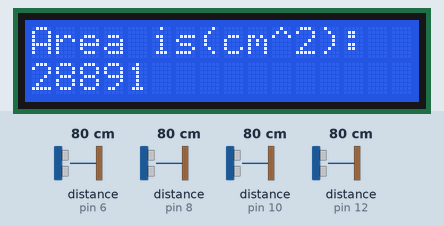
The sketch below on a simulated Arduino Uno, built with avr-gcc and run on an emulated ATmega328P. Shown: 16×2 character LCD. Wiring (inferred from the names in the program): 4 × ultrasonic range finder: trigger pin 7, echo pin 6 / trigger pin 9, echo pin 8 / trigger pin 11, echo pin 10 / trigger pin 13, echo pin 12. Inputs (shaded band) come from the test bench; at power-on: distance to the obstacle (sensors on pin 6, pin 8, pin 10, pin 12) 80 cm. The echo pulse lasts 58.3 µs per cm.

Above: at 1.2 s.
1.3 s: distance to the obstacle (sensor on pin 6) set to 2 cm
At 3.5 s:
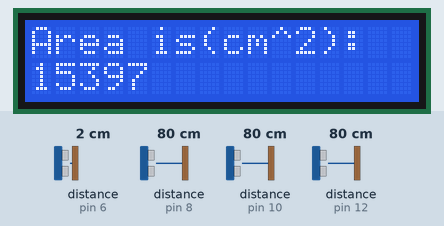
4.0 s: distance to the obstacle (sensor on pin 8) set to 2 cm
At 5.5 s:
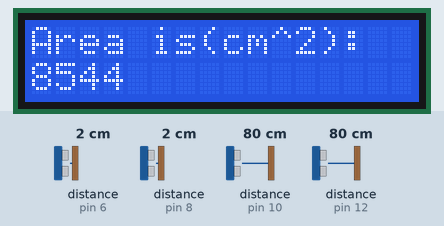
6.7 s: distance to the obstacle (sensor on pin 10) set to 35 cm
At 9.4 s:
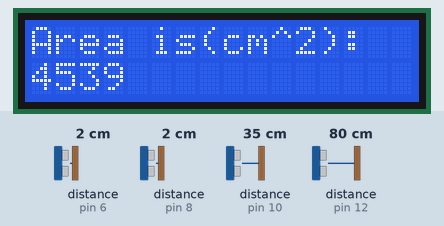
11.6 s: distance to the obstacle (sensor on pin 12) set to 2 cm
At 13.0 s:
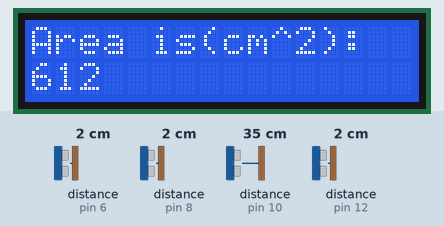
14.3 s: distance to the obstacle (sensor on pin 6) set to 4 cm
At 16.4 s:
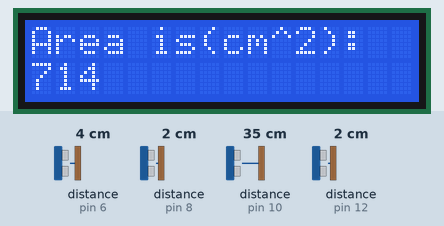
17.6 s: distance to the obstacle (sensor on pin 8) set to 4 cm
At 19.4 s:
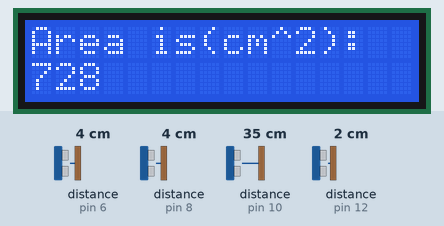
Timing chart, 0 to 20.9 s (numbered marks = the images above; inputs shaded):
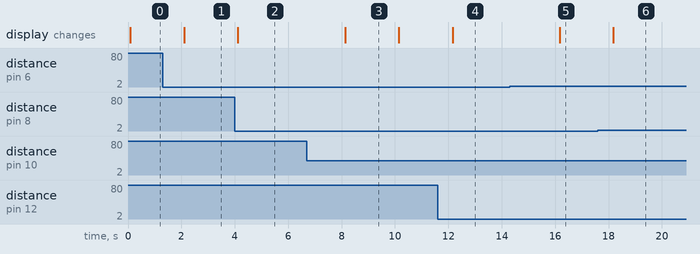

The sketch:

MPCAproj.ino
```cpp
// include the library code:
#include <LiquidCrystal.h>


//Initializes all trigger pins that handle the 4 sensors.

const int trigPinA = 7;
const int echoPinA = 6;
const int trigPinB = 9;
const int echoPinB = 8;
const int trigPinC = 11;
const int echoPinC = 10;
const int trigPinD = 13;
const int echoPinD = 12;


long area;


// initialize the library with the numbers of the interface pins
LiquidCrystal lcd(0, 1, 2, 3 , 4, 5);

void setup() {

  lcd.begin(16, 2);
  lcd.setCursor(0, 0);
  lcd.print("Area is(cm^2):");//set the cursor to column 0 and line 0
  pinMode(trigPinA, OUTPUT);
  pinMode(echoPinA, INPUT);
  pinMode(trigPinB, OUTPUT);
  pinMode(echoPinB, INPUT);
  pinMode(trigPinC, OUTPUT);
  pinMode(echoPinC, INPUT);
  pinMode(trigPinD, OUTPUT);
  pinMode(echoPinD, INPUT);
}

void loop() {

  lcd.setCursor(0, 1); //set the cursor to column 0 and line 1
  lcd.print(calc());
  lcd.print("   ");
  delay(2000);
}

/**
 * Function to calcluate area of the room, given the distance of the walls from the sensor.
 */

long calc() {
  long durationA, distanceA;
  long durationB, distanceB;
  long durationC, distanceC;
  long durationD, distanceD;

  digitalWrite(trigPinA, HIGH);
  delayMicroseconds(20);
  digitalWrite(trigPinA, LOW);
  delayMicroseconds(20);
  durationA = pulseIn(echoPinA, HIGH); //To receive the reflected signal.
  distanceA = durationA * 0.034 / 2;

  digitalWrite(trigPinB, HIGH);
  delayMicroseconds(20);
  digitalWrite(trigPinB, LOW);
  delayMicroseconds(20);
  durationB = pulseIn(echoPinB, HIGH); //To receive the reflected signal.
  distanceB = durationB * 0.034 / 2;

  digitalWrite(trigPinC, HIGH);
  delayMicroseconds(20);
  digitalWrite(trigPinC, LOW);
  delayMicroseconds(20);
  durationC = pulseIn(echoPinC, HIGH); //To receive the reflected signal.
  distanceC = durationC * 0.034 / 2;

  digitalWrite(trigPinD, HIGH);
  delayMicroseconds(20);
  digitalWrite(trigPinD, LOW);
  delayMicroseconds(20);
  durationD = pulseIn(echoPinD, HIGH); //To receive the reflected signal.
  distanceD = durationD * 0.034 / 2;

  //Sum of the two oppositely placed sensors, and the distance between them , gives the length of one side.

  area = (distanceA + distanceD+10)*(distanceB + distanceC+15 );


  return area;
}
```

Measured:
- after the input at 1.3 s, the display: changes after 0.80 s (image 1)
- after the input at 4.0 s, the display: changes after 0.12 s (image 2)
- after the input at 6.7 s, the display: changes after 1.4 s (image 3)
- after the input at 11.6 s, the display: changes after 0.56 s (image 4)
- after the input at 14.3 s, the display: changes after 1.9 s (image 5)
- after the input at 17.6 s, the display: changes after 0.57 s (image 6)
- what the display in image 3 shows lasts 2.1 s, from 8.1 s to 10.2 s
